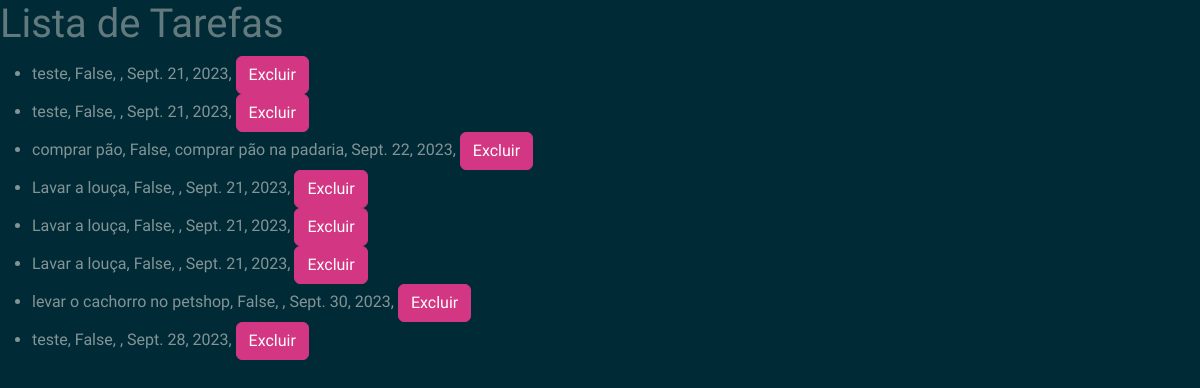
Page /api/ on the earlier database version.
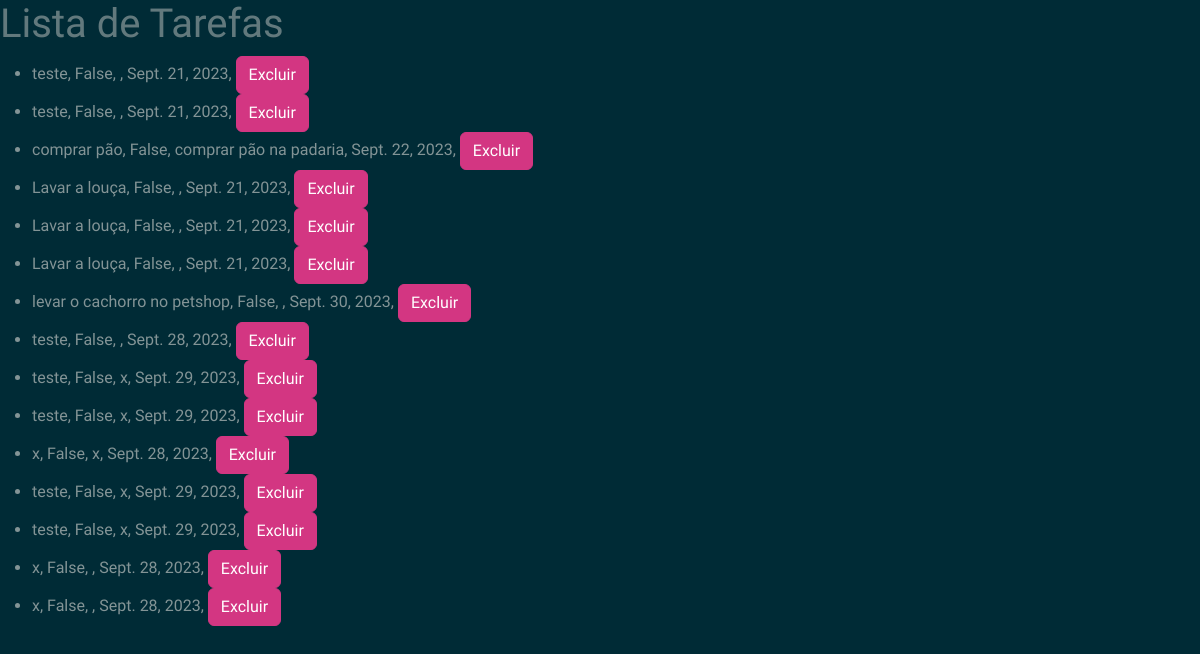
Same page on the later database version.
### tarefas/models.py (models this page shows)
class Todo(models.Model):
    Title = models.CharField(max_length=100, blank=False)
    Description = models.TextField(blank=True)
    Date = models.DateField(blank=False)
    Completed = models.BooleanField(default=False)

### tarefas/views.py (the view)
# urls.py: path('', ListTodo.as_view(), name='list-todo'),
class ListTodo(generics.ListAPIView):
    queryset = Todo.objects.all()
    serializer_class = ToDoSerializer
    template_name = 'todo_list.html'
    def get(self, request, *args, **kwargs):
        todos = Todo.objects.all()
        contexto = {
            'caminho_para_bootstrap_css': 'https://bootswatch.com/morph/bootstrap.min.css',
            'todos' : todos,
        }
        return render(request, self.template_name, contexto)

### tarefas/templates/todo_list.html (shortened to what this page needs)
{% load static %}
<!DOCTYPE html>
<html lang="en">
<head>
    <link rel="stylesheet" href="{% static 'css/bootstrap.min.css' %}" type="text/css">
</head>
<body>
    <h1 class="text-body-secondary">Lista de Tarefas</h1>
    <ul>
        {% for todo in todos %}
        <li>
            {{ todo.Title }}, {{ todo.Completed }}, {{ todo.Description }}, {{ todo.Date }},
            <form action="{% url 'tarefas:delete-todo' pk=todo.id %}" method="post" style="display: inline;">
                <button type="submit" class="btn btn-danger">Excluir</button>
            </form>
        </li>
        {% endfor %}
    </ul>
</body>
</html>

Differences in the rows shown:
added Todo: Title "teste", Completed "False", Description "x", Date "Sept. 29, 2023"
added Todo: Title "teste", Completed "False", Description "x", Date "Sept. 29, 2023"
added Todo: Title "x", Completed "False", Description "x", Date "Sept. 28, 2023"
added Todo: Title "teste", Completed "False", Description "x", Date "Sept. 29, 2023"
added Todo: Title "teste", Completed "False", Description "x", Date "Sept. 29, 2023"
added Todo: Title "x", Completed "False", Date "Sept. 28, 2023"
added Todo: Title "x", Completed "False", Date "Sept. 28, 2023"
